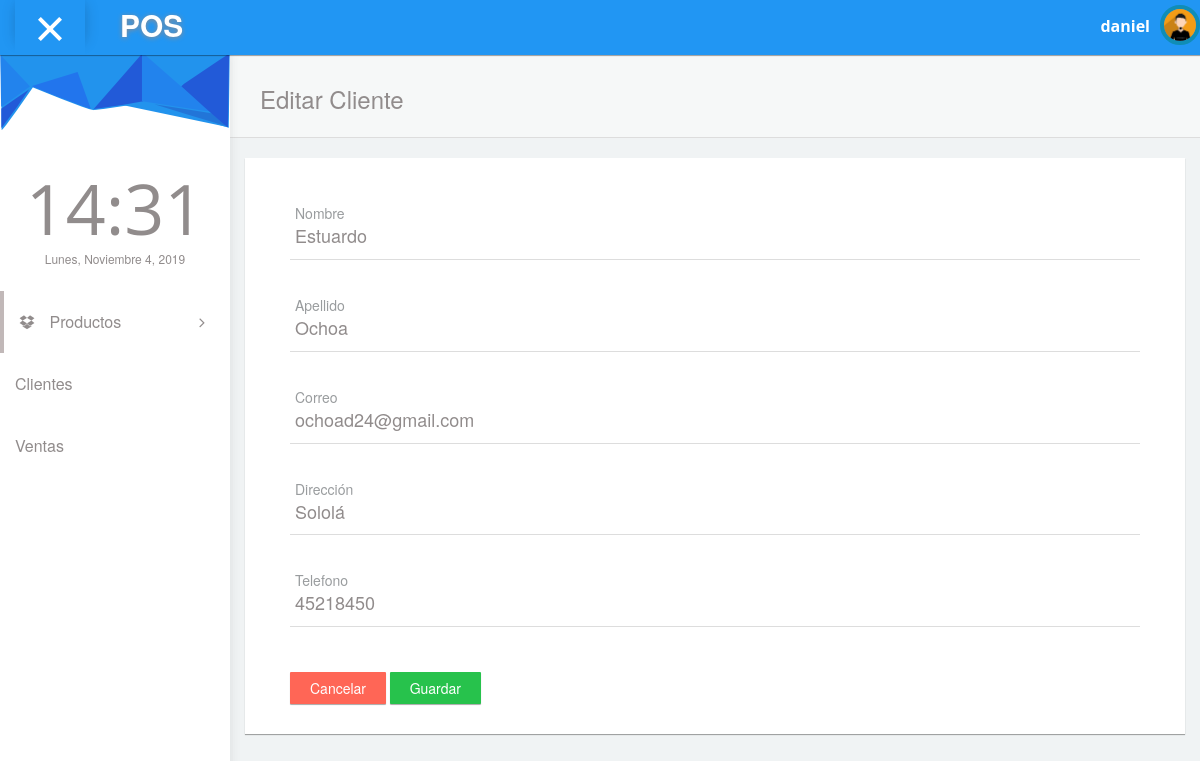
The app's page /cliente/3/editar/ (signed in) with its own data.
### pos/models.py (models this page shows)
class Cliente(models.Model):
    nombre=models.CharField(max_length=200)
    apellido=models.CharField(max_length=200)
    telefono=models.CharField(max_length=50)
    email=models.CharField(max_length=50)
    direccion=models.CharField(max_length=200)
    created_date=models.DateTimeField(default=timezone.now)

### pos/views.py (the view)
# urls.py: path('cliente/<int:pk>/editar/', views.cliente_editar, name='cliente_editar'),
@login_required
def cliente_editar(request,pk):
    cliente = get_object_or_404(Cliente, pk=pk)
    if request.method == "POST":
        form = ClienteForm(request.POST, instance=cliente)
        if form.is_valid():
            cliente = form.save(commit=False)
            cliente.save()
            return redirect('cliente_list')
    else:
        form = ClienteForm(instance=cliente)
    return render(request, 'pos/cliente.html', {'form': form})

### pos/forms.py
class ClienteForm(forms.ModelForm):
    nombre=forms.CharField(widget=forms.TextInput(attrs={'class':'form-text'}))
    apellido=forms.CharField(widget=forms.TextInput(attrs={'class':'form-text'}))
    telefono=forms.CharField(widget=forms.TextInput(attrs={'class':'form-text mask-phone'}))
    email=forms.CharField(widget=forms.EmailInput(attrs={'class':'form-text'}))
    direccion=forms.CharField(widget=forms.TextInput(attrs={'class':'form-text'}))
    class Meta:
        model=Cliente
        fields=("nombre","apellido","telefono","email","direccion",)

### pos/templates/pos/cliente.html (shortened to what this page needs)
{% extends 'pos/plantilla.html' %}
{% block content %}
<div id="content">
    <div class="panel box-shadow-none content-header">
        <div class="panel-body">
            <div class="col-md-12">
                {% if form.nombre.value %}
                    <h3 class="animated fadeInLeft">Editar Cliente</h3>
                {% else %}
                    <h3 class="animated fadeInLeft">Nuevo Cliente</h3>
                {% endif %}
            </div>
        </div>
    </div>
    <div class="col-md-12">
        <div class="col-md-12 panel">
            <div class="col-md-12 panel-body" style="padding-bottom:30px;">
                <div class="col-md-12">
                    <form method="POST" class="cmxform">{% csrf_token %}
                        <div class="col-md-12">
                            <div class="form-group form-animate-text" style="margin-top:40px !important;">
                                {{ form.nombre }}
                                <label>Nombre</label>
                            </div>
                            <div class="form-group form-animate-text" style="margin-top:40px !important;">
                                {{ form.apellido }}
                                <label>Apellido</label>
                            </div>
                            <div class="form-group form-animate-text" style="margin-top:40px !important;">
                                {{ form.email }}
                                <label>Correo</label>
                            </div>
                            <div class="form-group form-animate-text" style="margin-top:40px !important;">
                                {{ form.direccion }}
                                <label>Dirección</label>
                            </div>
                            <div class="form-group form-animate-text" style="margin-top:40px !important;">
                                {{ form.telefono }}
                                <label>Telefono</label>
                            </div>
                        </div>
                        <div class="col-md-12">
                            <a class="submit btn btn-danger" href="/cliente">Cancelar</a>
                            <input class="submit btn btn-success" type="submit" value="Guardar">
                        </div>
                    </form>
                </div>
            </div>
        </div>
    </div>
</div>
{% endblock %}

### pos/templates/pos/plantilla.html (shortened to what this page needs)
{% load static %}
<!DOCTYPE html>
<html lang="es">
<head>
  <link rel="stylesheet" type="text/css" href="{% static 'css/bootstrap.min.css' %}">
  <link rel="stylesheet" type="text/css" href="{% static 'css/plugins/font-awesome.min.css' %}"/>
  <link rel="stylesheet" type="text/css" href="{% static 'css/plugins/datatables.bootstrap.min.css' %}"/>
  <link rel="stylesheet" type="text/css" href="{% static 'css/plugins/animate.min.css' %}"/>
  <link href="{% static 'css/style.css' %}" rel="stylesheet">
</head>
<body id="mimin" class="dashboard">
        <nav class="navbar navbar-default header navbar-fixed-top">
          <div class="col-md-12 nav-wrapper">
            <div class="navbar-header" style="width:100%;">
              <div class="opener-left-menu is-open">
                <span class="bottom"></span>
              </div>
                <a href="/" class="navbar-brand">
                 <b>POS</b>
                </a>
              <ul class="nav navbar-nav navbar-right user-nav">
                <li class="user-name"><span>{{ user.username }}</span></li>
                  <li class="dropdown avatar-dropdown">
                   <img src="{% static 'img/avatar.jpg' %}" class="img-circle avatar" alt="user name" data-toggle="dropdown" aria-haspopup="true" aria-expanded="true"/>
                </li>
              </ul>
            </div>
          </div>
        </nav>
      <div class="container-fluid mimin-wrapper">
            <div id="left-menu">
              <div class="sub-left-menu scroll">
                <ul class="nav nav-list">
                    <li><div class="left-bg"></div></li>
                    <li class="time">
                      <h1 class="animated fadeInLeft">21:00</h1>
                      <p class="animated fadeInRight">Sat,October 1st 2029</p>
                    </li>
                    <li class="active ripple">
                      <a class="tree-toggle nav-header"><span class="fa-dropbox fa"></span> Productos
                        <span class="fa-angle-right fa right-arrow text-right"></span>
                      </a>
                    </li>
                    <li><a href="/cliente">Clientes</a></li>
                    <li><a href="/venta">Ventas</a></li>
                  </ul>
                </div>
            </div>
          {% block content %}
          {% endblock %}
      </div>
</body>
</html>

### records on screen
Cliente: nombre "Estuardo", apellido "Ochoa", email "ochoad24@gmail.com", direccion "Sololá", telefono "45218450"

### other values on screen
{{ user.username }} "daniel"
